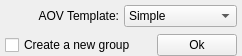
<?xml version="1.0" encoding="UTF-8"?>
<ui version="4.0">
 <class>Form</class>
 <widget class="QWidget" name="Form">
  <property name="geometry">
   <rect>
    <x>0</x>
    <y>0</y>
    <width>242</width>
    <height>55</height>
   </rect>
  </property>
  <property name="windowTitle">
   <string>Form</string>
  </property>
  <layout class="QVBoxLayout" name="verticalLayout">
   <property name="spacing">
    <number>2</number>
   </property>
   <property name="leftMargin">
    <number>0</number>
   </property>
   <property name="topMargin">
    <number>0</number>
   </property>
   <property name="rightMargin">
    <number>0</number>
   </property>
   <property name="bottomMargin">
    <number>0</number>
   </property>
   <item>
    <widget class="QWidget" name="widget" native="true">
     <layout class="QHBoxLayout" name="horizontalLayout">
      <property name="spacing">
       <number>5</number>
      </property>
      <property name="leftMargin">
       <number>5</number>
      </property>
      <property name="topMargin">
       <number>5</number>
      </property>
      <property name="rightMargin">
       <number>5</number>
      </property>
      <property name="bottomMargin">
       <number>5</number>
      </property>
      <item>
       <widget class="QLabel" name="label">
        <property name="text">
         <string>AOV Template:</string>
        </property>
        <property name="alignment">
         <set>Qt::AlignRight|Qt::AlignTrailing|Qt::AlignVCenter</set>
        </property>
       </widget>
      </item>
      <item>
       <widget class="QComboBox" name="comboBox">
        <item>
         <property name="text">
          <string>Simple</string>
         </property>
        </item>
        <item>
         <property name="text">
          <string>Intermidiate</string>
         </property>
        </item>
        <item>
         <property name="text">
          <string>Complex</string>
         </property>
        </item>
       </widget>
      </item>
     </layout>
    </widget>
   </item>
   <item>
    <widget class="QWidget" name="widget_2" native="true">
     <layout class="QHBoxLayout" name="horizontalLayout_2">
      <property name="spacing">
       <number>2</number>
      </property>
      <property name="leftMargin">
       <number>5</number>
      </property>
      <property name="topMargin">
       <number>0</number>
      </property>
      <property name="rightMargin">
       <number>5</number>
      </property>
      <property name="bottomMargin">
       <number>0</number>
      </property>
      <item>
       <widget class="QCheckBox" name="checkBox">
        <property name="text">
         <string>Create a new group</string>
        </property>
       </widget>
      </item>
      <item>
       <spacer name="horizontalSpacer">
        <property name="orientation">
         <enum>Qt::Horizontal</enum>
        </property>
        <property name="sizeHint" stdset="0">
         <size>
          <width>31</width>
          <height>20</height>
         </size>
        </property>
       </spacer>
      </item>
      <item>
       <widget class="QPushButton" name="pushButton">
        <property name="text">
         <string>Ok</string>
        </property>
       </widget>
      </item>
     </layout>
    </widget>
   </item>
  </layout>
 </widget>
 <resources/>
 <connections/>
</ui>
